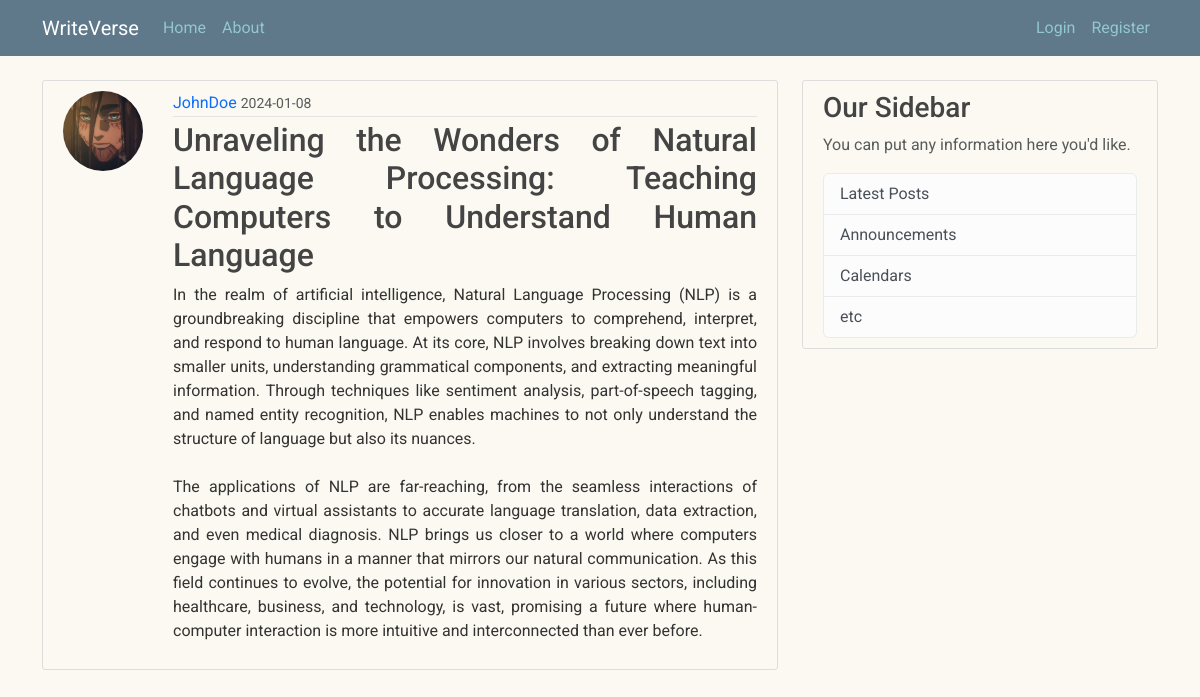
/post/1, run on the app's committed database.
### writeverse/models.py (models this page shows, shortened)
class User(db.Model, UserMixin):
    id = db.Column(db.Integer, primary_key=True)
    username = db.Column(db.String(20), unique=True, nullable=False)
    email = db.Column(db.String(120), unique=True, nullable=False)
    image_file = db.Column(db.String(20), nullable=False, default='default.jpeg')
    password = db.Column(db.String(60), nullable=False)
    posts = db.relationship('Post', backref='author', lazy=True)

class Post(db.Model):
    id = db.Column(db.Integer, primary_key=True)
    title = db.Column(db.String(100), nullable=False)
    date_posted = db.Column(db.DateTime, nullable=False, default=datetime.utcnow)
    content = db.Column(db.Text, nullable=False)
    user_id = db.Column(db.Integer, db.ForeignKey('user.id'), nullable=False)

### writeverse/posts/routes.py (the view)
@posts.route("/post/<int:post_id>")
def post(post_id):
    post = Post.query.get_or_404(post_id)
    return render_template("post.html", title=post.title, post=post)

### writeverse/templates/post.html (shortened to what this page needs)
{% extends "layout.html" %}
{% block content %}
        <article class="media content-section" id="post-section">
            <img class="rounded-circle article-image" src="{{ url_for('static', filename='profile_pics/' + post.author.image_file) }}">
          <div class="media-body">
            <div class="article-metadata">
              <a class="mr-2" href="{{url_for('users.user_post', username=post.author.username)}}">{{ post.author.username }}</a>
              <small class="text-muted">{{ post.date_posted.strftime('%Y-%m-%d') }}</small>
            </div>
            <h2 class="article-title">{{ post.title }}</h2>
            <p class="article-content">{{ post.content }}</p>
          </div>
        </article>
{% endblock content %}

### writeverse/static/main.css (style rules this page uses)
body { background: #FBF9F1; color: #333333; margin-top: 5rem; font-family: 'Roboto', sans-serif; }
h1, h2, h3, h4, h5, h6 { color: #444444; }
.content-section { background: #FBF9F1; padding: 10px 20px; border: 1px solid #dddddd; border-radius: 3px; margin-bottom: 20px; }
.article-title { color: #444444; text-align: justify; }
.article-content { white-space: pre-line; text-align: justify; }
.article-metadata { padding-bottom: 1px; margin-bottom: 4px; border-bottom: 1px solid #e3e3e3 }
a { text-decoration: none; }
#post-section { display: flex; }
.article-image { height: 80px; width: 80px; margin-right: 30px; }

### data on the page
User: image_file (picture), author.username "JohnDoe"
Post: date_posted "2024-01-08", title "Unraveling the Wonders of Natural Language Processing: Teaching Computers to Understand Human Language", content "In the realm of artificial intelligence, Natural Language Processing (NLP) is a groundbreaking discipline that empowers computers to comprehend, interpret, and respond to human language. At its core, NLP involves breaking down text into smaller units, understanding grammatical components, and extracting meaningful information. Through techniques like sentiment analysis, part-of-speech tagging, and named entity recognition, NLP enables machines to not only understand the structure of language but also its nuances. The applications of NLP are far-reaching, from the seamless interactions of chatbots and virtual assistants to accurate language translation, data extraction, and even medical…"
